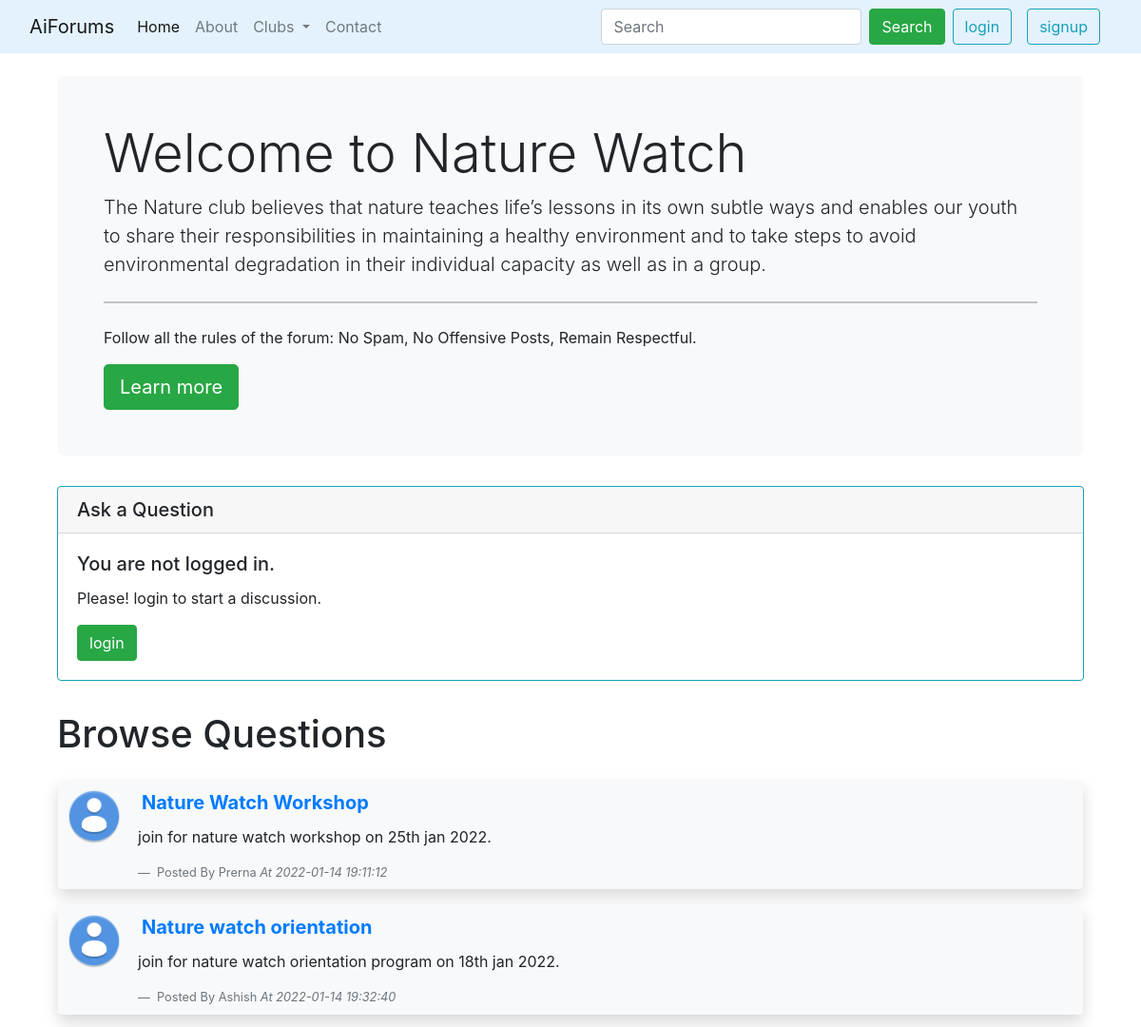
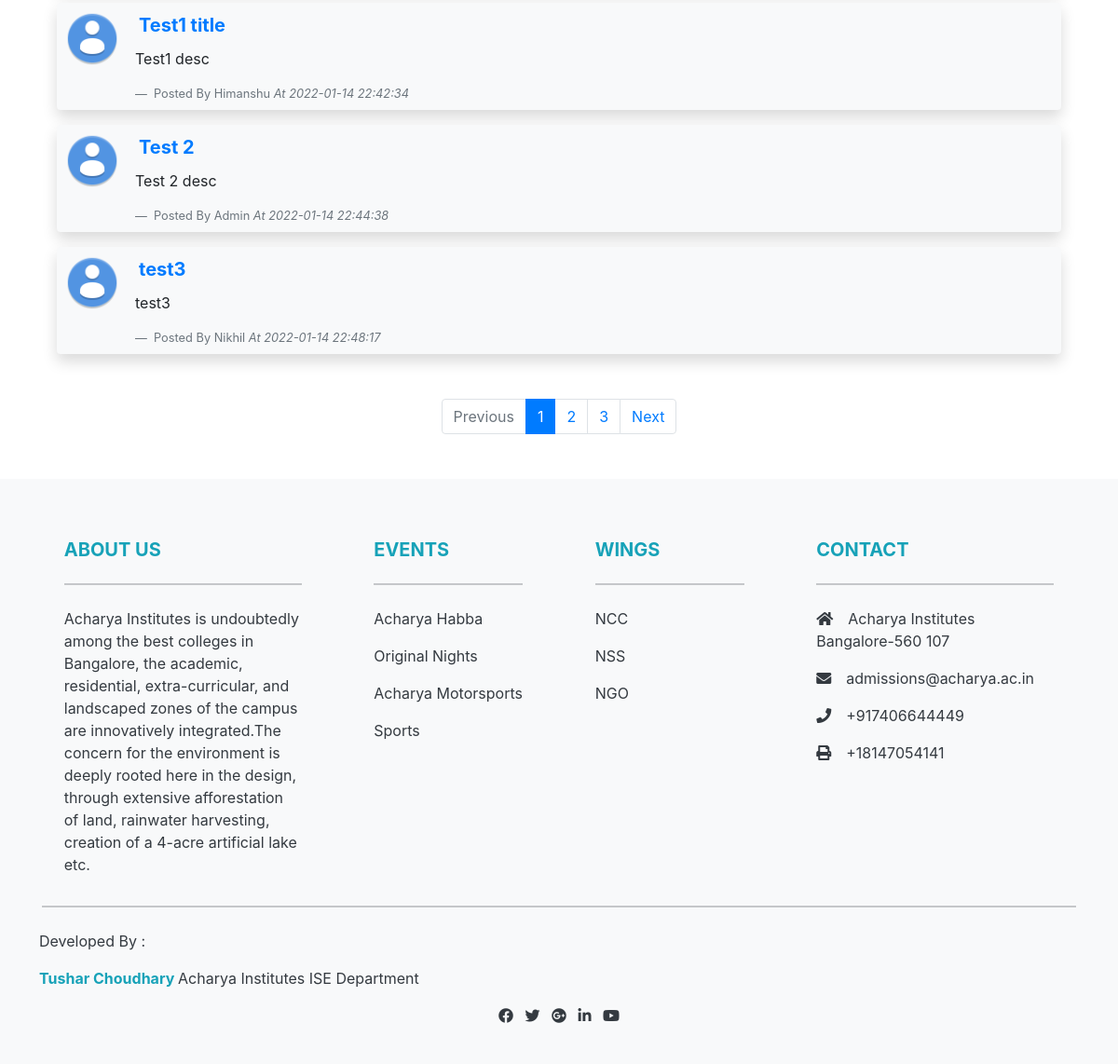
The page /threadlist.php?clubid=1 on the database its author committed (2 pictures, top to bottom).
### tables this page shows
CREATE TABLE `clubs` (
  `club_id` int(11) NOT NULL,
  `club_name` varchar(255) NOT NULL,
  `club_description` varchar(355) NOT NULL,
  `created` datetime NOT NULL DEFAULT current_timestamp(),
  `image` varchar(255) NOT NULL
);

CREATE TABLE `threads` (
  `thread_id` int(11) NOT NULL,
  `thread_title` varchar(255) NOT NULL,
  `thread_desc` text NOT NULL,
  `thread_club_id` int(11) NOT NULL,
  `thread_user_id` int(11) NOT NULL,
  `timestamp` datetime NOT NULL DEFAULT current_timestamp()
);

CREATE TABLE `users` (
  `sno` int(11) NOT NULL,
  `fname` varchar(20) NOT NULL,
  `lname` varchar(20) NOT NULL,
  `username` varchar(30) NOT NULL,
  `email` varchar(40) NOT NULL,
  `password` varchar(255) NOT NULL,
  `dt` datetime NOT NULL DEFAULT current_timestamp(),
  `user_type` varchar(5) NOT NULL DEFAULT 'user'
);

### threadlist.php (the view, shortened to what this page needs)
<!doctype html>
<html lang="en">
<head>
    <link href="https://cdn.jsdelivr.net/npm/bootstrap@5.1.3/dist/css/bootstrap.min.css" rel="stylesheet">
</head>
<body>
    <?php include 'partials/_navbar.php'; ?>
    <?php
    $id = $_GET['clubid'];
    $sql = "SELECT * FROM `clubs` WHERE club_id =$id";
    $result = mysqli_query($conn, $sql);
    while ($row = mysqli_fetch_assoc($result)) {
        $clubname = $row['club_name'];
        $clubdesc = $row['club_description'];
    }
    ?>
    <div class="container my-4">
        <div class="bg-light p-5 rounded-lg m-3">
            <h1 class="display-4">Welcome to <?php echo $clubname ?></h1>
            <p class="lead"><?php echo $clubdesc ?></p>
            <hr class="my-4">
            <p>Follow all the rules of the forum: No Spam, No Offensive Posts, Remain Respectful.</p>
            <a class="btn btn-success btn-lg" href="#" role="button">Learn more</a>
        </div>
    </div>
    <?php
    if (isset($_SESSION['loggedin']) && $_SESSION['loggedin'] == true) {
        echo ' <div class="container my-4">
            <h1 class="py-2" style="margin-left: 15px;">Ask a Questions</h1>
            <form class="rounded bg-light shadow py-5 px-4" action=" ' . $_SERVER['REQUEST_URI'] . ' " method="POST" style="margin-left: 15px; margin-right: 15px;">
                <div class="mb-3">
                    <label for="exampleInputEmail1" class="form-label">Problem Title</label>
                    <input type="text" class="form-control" id="title" name="title" required>
                    <div id="Help" class="form-text">Keep your title as short and precise as possible.</div>
                </div>
                <input type="hidden" name="sno" value="' . $_SESSION['sno'] . '">
                <div class="form-group">
                    <label for="exampleFormControlTextarea1">Elaborate your problem</label>
                    <textarea class="form-control" id="desc" name="desc" rows="3" required></textarea>
                </div>
                <button type="submit" class="btn btn-success">Submit</button>
            </form>
            </div>';
    } else {
        echo '   <div class="container py-2 my-3">
        <div class="card border-info" style="margin-left: 15px; margin-right: 15px;">
            <h5 class="card-header">Ask a Question</h5>
            <div class="card-body">
                <h5 class="card-title">You are not logged in.</h5>
                <p class="card-text">Please! login to start a discussion.</p>
                <a href="login.php" class="btn btn-success">login</a>
            </div>
        </div>
        </div>';
    }
    ?>
    <div class="container mb-5" id="ques">
        <h1 class="py-2" style="margin-left: 15px;">Browse Questions</h1>
        <?php
        $id = $_GET['clubid'];
        if(isset($_GET['page'])){
            $page = $_GET['page'];
        }
        else{
            $page = 1;
        }
        $limit = 5;
        $offset = ($page - 1) * $limit;
        $sql = "SELECT * FROM `threads` WHERE thread_club_id=$id LIMIT {$offset},{$limit}";
        $result = mysqli_query($conn, $sql);
        while ($row = mysqli_fetch_assoc($result)) {
            $id = $row['thread_id'];
            $title = $row['thread_title'];
            $desc = $row['thread_desc'];
            $timestamp = $row['timestamp'];
            $thread_user_id = $row['thread_user_id'];
            $sql2 = "SELECT * FROM `users` WHERE sno ='$thread_user_id'";
            $result2 = mysqli_query($conn, $sql2);
            $row2 = mysqli_fetch_assoc($result2);
            $username = $row2['username'];
            echo '
             <div class=" d-flex my-3 rounded bg-light shadow py-2 px-2 m-3 mb-3">
             <img src="images/avatardefault_92824.png" alt="John Doe" class="me-3 rounded-circle" style="width: 60px; height: 60px;" />
             <div>
                  <h5 class="fw-bold p-1">
                     <a href="thread.php?threadid=' . $id . '">' . $title . '</a>
                 </h5>
                 <p>
                    ' . $desc . '
                 </p>
                 <figcaption class="blockquote-footer fw-normal my-0 text-capitalize">
                 Posted by ' . $username . ' <cite title="Source Title">at ' . $timestamp . '</cite>
                 </figcaption>
             </div>
         </div>
         ';
        }
        ?>
    </div>
    <?php
          $idclub = $_GET['clubid'];
        $result1 = $conn->query("SELECT count(thread_id) AS thread_id FROM threads WHERE thread_club_id=$idclub ");
        while($row=mysqli_fetch_assoc($result1)){
            $total=$row['thread_id'];
        }
        $pages = ceil( $total / $limit );
        echo '<nav aria-label="Page navigation">
              <ul class="pagination justify-content-center">';
        if($page > 1){
            echo '<li class="page-item"><a class="page-link" href="threadlist.php?clubid=' . $_GET['clubid'] . '&page=' .($page-1). '">Previous</a></li>';
        }
        else{
            echo '<li class="page-item disabled"><a class="page-link" href="#">Previous</a></li>';
        }
        for ($i = 1; $i <= $pages; $i++) {
            if($i ==  $page){
                 $active = "active";
            }
            else{
                  $active = "";
            }
            echo '  <li class="page-item '.$active.'"><a class="page-link " href="threadlist.php?clubid=' . $_GET['clubid'] . '&page=' . $i . '">' . $i . '</a></li>';
        }
        if($pages > $page){
            echo '<li class="page-item"><a class="page-link" href="threadlist.php?clubid=' . $_GET['clubid'] . '&page=' .($page+1). '">Next</a></li>';
        }
        else{
            echo '<li class="page-item disabled"><a class="page-link" href="#">Next</a></li>';
        }
        echo '</ul>
        </nav>';
    ?>
    <?php include 'partials/_footer.php'; ?>
</body>
</html>

### threadlist.php (style rules this page uses)
#ques { min-height: 433px; }

### rows shown on the page
clubs: club_name "Nature Watch", club_description "The Nature club believes that nature teaches life’s lessons in its own subtle ways and enables our youth to share their responsibilities in maintaining a healthy environment and to take steps to avoid environmental degradation in their individual capacity as well as in a group."
threads: thread_title "Nature Watch Workshop", thread_desc "join for nature watch workshop on 25th jan 2022.", users.username "Prerna", timestamp "2022-01-14 19:11:12"
threads: thread_title "Nature watch orientation", thread_desc "join for nature watch orientation program on 18th jan 2022.", users.username "Ashish", timestamp "2022-01-14 19:32:40"
threads: thread_title "Test1 title", thread_desc "Test1 desc", users.username "Himanshu", timestamp "2022-01-14 22:42:34"
threads: thread_title "Test 2", thread_desc "Test 2 desc", users.username "Admin", timestamp "2022-01-14 22:44:38"
threads: thread_title "test3", thread_desc "test3", users.username "Nikhil", timestamp "2022-01-14 22:48:17"
